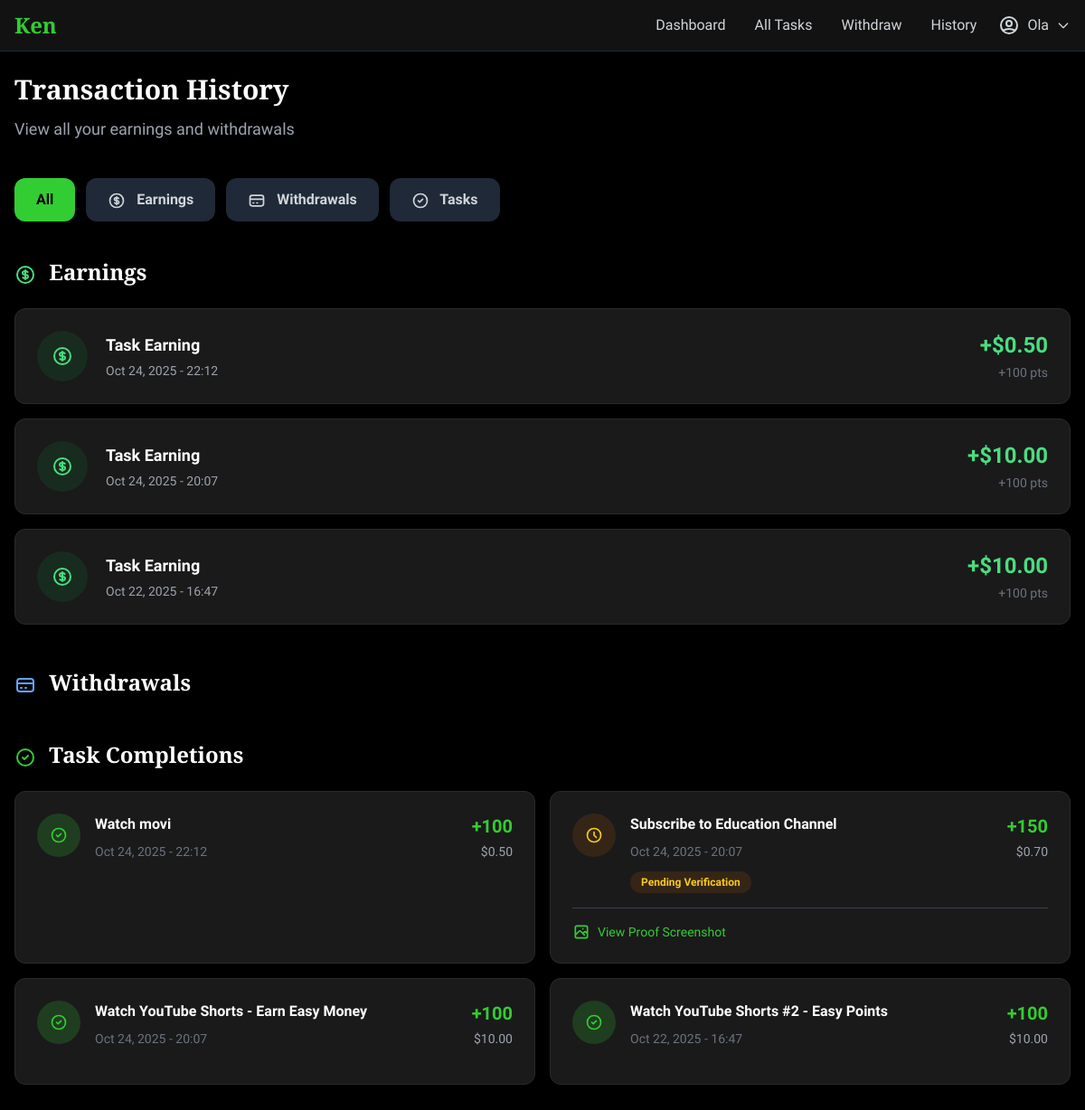
The app's page /en/transactions/ (signed in) with its own data.
### core/models.py (models this page shows, shortened)
class Transaction(models.Model):
    TRANSACTION_TYPES = (
        ('earning', 'Task Earning'),
        ('withdrawal', 'Withdrawal'),
        ('bonus', 'Bonus'),
    )
    STATUS_CHOICES = (
        ('pending', 'Pending'),
        ('approved', 'Approved'),
        ('rejected', 'Rejected'),
        ('completed', 'Completed'),
    )
    user = models.ForeignKey(User, on_delete=models.CASCADE, related_name='transactions')
    transaction_type = models.CharField(max_length=20, choices=TRANSACTION_TYPES)
    amount_usd = models.DecimalField(max_digits=10, decimal_places=2)
    points = models.IntegerField(default=0)
    status = models.CharField(max_length=20, choices=STATUS_CHOICES, default='pending')
    phone_number = models.CharField(max_length=20, blank=True, null=True)
    mobile_money_provider = models.CharField(max_length=50, blank=True, null=True)
    reference = models.CharField(max_length=100, blank=True, null=True)
    notes = models.TextField(blank=True, null=True)
    processed_by = models.ForeignKey(User, on_delete=models.SET_NULL, null=True, blank=True, related_name='processed_transactions')
    created_at = models.DateTimeField(auto_now_add=True)
    updated_at = models.DateTimeField(auto_now=True)

class TaskCompletion(models.Model):
    user = models.ForeignKey(User, on_delete=models.CASCADE, related_name='task_completions')
    task = models.ForeignKey(Task, on_delete=models.CASCADE, related_name='completions')
    completed_at = models.DateTimeField(default=timezone.now)
    points_earned = models.IntegerField()
    usd_earned = models.DecimalField(max_digits=10, decimal_places=2)
    proof_screenshot = models.ImageField(upload_to='proofs/', blank=True, null=True)
    is_verified = models.BooleanField(default=False)
    verified_at = models.DateTimeField(blank=True, null=True)
    verified_by = models.ForeignKey(User, on_delete=models.SET_NULL, null=True, blank=True, related_name='verified_completions')
    class Meta:
        unique_together = ('user', 'task')

class Task(models.Model):
    TASK_TYPES = (
        ('watch', 'Watch Video'),
        ('like', 'Like Video'),
        ('subscribe', 'Subscribe Channel'),
        ('question', 'Answer Question'),
        ('game', 'Play Game'),
    )
    CATEGORY_CHOICES = (
        ('video', 'Video'),
        ('opinion', 'Share Opinion'),
        ('game', 'Game'),
    )
    STATUS_CHOICES = (
        ('active', 'Active'),
        ('completed', 'Completed'),
        ('paused', 'Paused'),
    )
    title = models.CharField(max_length=255)
    task_type = models.CharField(max_length=20, choices=TASK_TYPES)
    category = models.CharField(max_length=20, choices=CATEGORY_CHOICES, default='video')
    video_url = models.URLField()
    channel_url = models.URLField(blank=True, null=True)
    points = models.IntegerField()
    usd_value = models.DecimalField(max_digits=10, decimal_places=2)
    duration_seconds = models.IntegerField(default=0)
    expires_at = models.DateTimeField(blank=True, null=True)
    status = models.CharField(max_length=20, choices=STATUS_CHOICES, default='active')
    max_completions = models.IntegerField(default=100)
    current_completions = models.IntegerField(default=0)
    created_by = models.ForeignKey(User, on_delete=models.CASCADE, related_name='created_tasks')
    created_at = models.DateTimeField(auto_now_add=True)
    updated_at = models.DateTimeField(auto_now=True)

### core/views.py (the view)
# urls.py: path('transactions/', views.transactions_view, name='transactions'),
@login_required
def transactions_view(request):
    transactions = Transaction.objects.filter(user=request.user).order_by('-created_at')
    task_history = TaskCompletion.objects.filter(user=request.user).order_by('-completed_at')
    context = {
        'transactions': transactions,
        'task_history': task_history,
    }
    return render(request, 'core/transactions.html', context)

### core/templates/core/transactions.html (shortened to what this page needs)
{% extends 'core/base.html' %}
{% block content %}
<div class="pb-20 md:pb-6">
    <div class="mb-10">
        <h1 class="text-3xl font-bold text-white font-slab mb-3">Transaction History</h1>
        <p class="text-gray-400 text-lg">View all your earnings and withdrawals</p>
    </div>
    <div x-data="{ tab: 'all' }" class="mb-8">
        <div class="flex items-center space-x-3 mb-8 overflow-x-auto pb-2">
            <button @click="tab = 'all'" :class="tab === 'all' ? 'bg-primary text-black' : 'bg-gray-800 text-gray-300 hover:bg-gray-700'" class="px-6 py-3 rounded-xl font-bold transition whitespace-nowrap">
                All
            </button>
            <button @click="tab = 'earnings'" :class="tab === 'earnings' ? 'bg-primary text-black' : 'bg-gray-800 text-gray-300 hover:bg-gray-700'" class="px-6 py-3 rounded-xl font-bold transition whitespace-nowrap">
                Earnings
            </button>
            <button @click="tab = 'withdrawals'" :class="tab === 'withdrawals' ? 'bg-primary text-black' : 'bg-gray-800 text-gray-300 hover:bg-gray-700'" class="px-6 py-3 rounded-xl font-bold transition whitespace-nowrap">
                <svg class="w-5 h-5 inline mr-2" fill="none" stroke="currentColor" viewBox="0 0 24 24">
                    <path stroke-linecap="round" stroke-linejoin="round" stroke-width="2" d="M3 10h18M7 15h1m4 0h1m-7 4h12a3 3 0 003-3V8a3 3 0 00-3-3H6a3 3 0 00-3 3v8a3 3 0 003 3z"/>
                </svg>
                Withdrawals
            </button>
            <button @click="tab = 'tasks'" :class="tab === 'tasks' ? 'bg-primary text-black' : 'bg-gray-800 text-gray-300 hover:bg-gray-700'" class="px-6 py-3 rounded-xl font-bold transition whitespace-nowrap">
                <svg class="w-5 h-5 inline mr-2" fill="none" stroke="currentColor" viewBox="0 0 24 24">
                    <path stroke-linecap="round" stroke-linejoin="round" stroke-width="2" d="M9 12l2 2 4-4m6 2a9 9 0 11-18 0 9 9 0 0118 0z"/>
                </svg>
                Tasks
            </button>
        </div>
        <div x-show="tab === 'all' || tab === 'earnings'">
            <h2 class="text-2xl font-bold text-white mb-6 font-slab">
                Earnings
            </h2>
            {% if transactions %}
            <div class="space-y-4 mb-12">
                {% for transaction in transactions %}
                {% if transaction.transaction_type == 'earning' or transaction.transaction_type == 'bonus' %}
                <div class="card p-6 rounded-xl">
                    <div class="flex items-center justify-between">
                        <div class="flex items-center space-x-5">
                            <div class="w-14 h-14 bg-green-900/30 rounded-full flex items-center justify-center">
                            </div>
                            <div>
                                <p class="text-white font-bold text-lg mb-1">{{ transaction.get_transaction_type_display }}</p>
                                <p class="text-gray-400 text-sm">{{ transaction.created_at|date:"M d, Y - H:i" }}</p>
                            </div>
                        </div>
                        <div class="text-right">
                            <p class="text-green-400 font-bold text-2xl mb-1">+${{ transaction.amount_usd }}</p>
                            <p class="text-gray-500 text-sm">+{{ transaction.points }} pts</p>
                        </div>
                    </div>
                </div>
                {% endif %}
                {% endfor %}
            </div>
            {% endif %}
        </div>
        <div x-show="tab === 'all' || tab === 'withdrawals'">
            <h2 class="text-2xl font-bold text-white mb-6 font-slab">
                <svg class="w-6 h-6 inline mr-2 text-blue-400" fill="none" stroke="currentColor" viewBox="0 0 24 24">
                    <path stroke-linecap="round" stroke-linejoin="round" stroke-width="2" d="M3 10h18M7 15h1m4 0h1m-7 4h12a3 3 0 003-3V8a3 3 0 00-3-3H6a3 3 0 00-3 3v8a3 3 0 003 3z"/>
                </svg>
                Withdrawals
            </h2>
        </div>
        <div x-show="tab === 'all' || tab === 'tasks'">
            <h2 class="text-2xl font-bold text-white mb-6 font-slab">
                <svg class="w-6 h-6 inline mr-2 text-primary" fill="none" stroke="currentColor" viewBox="0 0 24 24">
                    <path stroke-linecap="round" stroke-linejoin="round" stroke-width="2" d="M9 12l2 2 4-4m6 2a9 9 0 11-18 0 9 9 0 0118 0z"/>
                </svg>
                Task Completions
            </h2>
            {% if task_history %}
            <div class="grid grid-cols-1 md:grid-cols-2 gap-4">
                {% for completion in task_history %}
                <div class="card p-6 rounded-xl">
                    <div class="flex items-start justify-between mb-4">
                        <div class="flex items-start space-x-4 flex-1">
                            <div class="w-12 h-12 {% if completion.is_verified %}bg-primary/20{% else %}bg-yellow-900/30{% endif %} rounded-full flex items-center justify-center flex-shrink-0">
                                {% if completion.is_verified %}
                                <svg class="w-5 h-5 text-primary" fill="none" stroke="currentColor" viewBox="0 0 24 24">
                                    <path stroke-linecap="round" stroke-linejoin="round" stroke-width="2" d="M9 12l2 2 4-4m6 2a9 9 0 11-18 0 9 9 0 0118 0z"/>
                                </svg>
                                {% else %}
                                <svg class="w-5 h-5 text-yellow-400" fill="none" stroke="currentColor" viewBox="0 0 24 24">
                                    <path stroke-linecap="round" stroke-linejoin="round" stroke-width="2" d="M12 8v4l3 3m6-3a9 9 0 11-18 0 9 9 0 0118 0z"/>
                                </svg>
                                {% endif %}
                            </div>
                            <div class="flex-1">
                                <p class="text-white font-bold text-base mb-2">{{ completion.task.title }}</p>
                                <p class="text-gray-500 text-sm">{{ completion.completed_at|date:"M d, Y - H:i" }}</p>
                                {% if not completion.is_verified %}
                                <span class="inline-block mt-3 px-3 py-1 bg-yellow-900/30 text-yellow-400 rounded-full text-xs font-bold">
                                    Pending Verification
                                </span>
                                {% endif %}
                            </div>
                        </div>
                        <div class="text-right">
                            <p class="text-primary font-bold text-xl mb-1">+{{ completion.points_earned }}</p>
                            <p class="text-gray-400 text-sm">${{ completion.usd_earned }}</p>
                        </div>
                    </div>
                    {% if completion.proof_screenshot %}
                    <div class="pt-4 mt-4 border-t border-gray-700">
                        <a href="{{ completion.proof_screenshot.url }}" target="_blank" class="text-primary text-sm hover:underline flex items-center">
                            <svg class="w-5 h-5 mr-2" fill="none" stroke="currentColor" viewBox="0 0 24 24">
                                <path stroke-linecap="round" stroke-linejoin="round" stroke-width="2" d="M4 16l4.586-4.586a2 2 0 012.828 0L16 16m-2-2l1.586-1.586a2 2 0 012.828 0L20 14m-6-6h.01M6 20h12a2 2 0 002-2V6a2 2 0 00-2-2H6a2 2 0 00-2 2v12a2 2 0 002 2z"/>
                            </svg>
                            View Proof Screenshot
                        </a>
                    </div>
                    {% endif %}
                </div>
                {% endfor %}
            </div>
            {% endif %}
        </div>
    </div>
</div>
{% endblock %}

### core/templates/core/base.html (shortened to what this page needs)
{% load i18n %}
<!DOCTYPE html>
<html lang="en">
<head>
    <link href='https://cdn.boxicons.com/css/boxicons.min.css' rel='stylesheet'>
    <script src="https://cdn.tailwindcss.com"></script>
</head>
<body class="bg-black text-white min-h-screen">
    {% if user.is_authenticated %}
    <nav class="bg-dark border-b border-gray-800 sticky top-0 z-50">
        <div class="max-w-7xl mx-auto px-4 py-3 flex items-center justify-between">
            <a href="{% url 'dashboard' %}" class="text-2xl font-bold text-primary font-slab">Ken</a>
            <div class="hidden md:flex items-center space-x-6">
                <a href="{% url 'dashboard' %}" class="flex items-center space-x-2 text-gray-300 hover:text-primary transition">
                    <span>{% trans "Dashboard" %}</span>
                </a>
                <a href="{% url 'task_list' %}" class="flex items-center space-x-2 text-gray-300 hover:text-primary transition">
                    <span>{% trans "All Tasks" %}</span>
                </a>
                <a href="{% url 'withdrawal' %}" class="flex items-center space-x-2 text-gray-300 hover:text-primary transition">
                    <span>{% trans "Withdraw" %}</span>
                </a>
                <a href="{% url 'transactions' %}" class="flex items-center space-x-2 text-gray-300 hover:text-primary transition">
                    <span>{% trans "History" %}</span>
                </a>
                <div class="relative" x-data="{ open: false }">
                    <button @click="open = !open" class="flex items-center space-x-2 text-gray-300 hover:text-primary transition">
                        <svg class="w-6 h-6" fill="none" stroke="currentColor" viewBox="0 0 24 24">
                            <path stroke-linecap="round" stroke-linejoin="round" stroke-width="2" d="M5.121 17.804A13.937 13.937 0 0112 16c2.5 0 4.847.655 6.879 1.804M15 10a3 3 0 11-6 0 3 3 0 016 0zm6 2a9 9 0 11-18 0 9 9 0 0118 0z"/>
                        </svg>
                        <span>{{ user.username }}</span>
                        <svg class="w-4 h-4" fill="none" stroke="currentColor" viewBox="0 0 24 24">
                            <path stroke-linecap="round" stroke-linejoin="round" stroke-width="2" d="M19 9l-7 7-7-7"/>
                        </svg>
                    </button>
                </div>
            </div>
        </div>
    </nav>
    {% endif %}
    <main class="max-w-md md:max-w-7xl mx-auto px-4 py-6">
        {% block content %}{% endblock %}
    </main>
</body>
</html>

### core/templates/core/base.html (style rules this page uses)
body { font-family: 'Sanchez', sans-serif; }
.card { background: #1a1a1a; border: 1px solid #2a2a2a; }

### records on screen
TaskCompletion: is_verified True (drawn), task "Watch movi", completed_at "Oct 24, 2025 - 22:12", points_earned "100", usd_earned "0.50"
TaskCompletion: is_verified False (drawn), task "Subscribe to Education Channel", completed_at "Oct 24, 2025 - 20:07", points_earned "150", usd_earned "0.70"
TaskCompletion: is_verified True (drawn), task "Watch YouTube Shorts - Earn Easy Money", completed_at "Oct 24, 2025 - 20:07", points_earned "100", usd_earned "10.00"
TaskCompletion: is_verified True (drawn), task "Watch YouTube Shorts #2 - Easy Points", completed_at "Oct 22, 2025 - 16:47", points_earned "100", usd_earned "10.00"

### other values on screen
{{ user.username }} "Ola"
